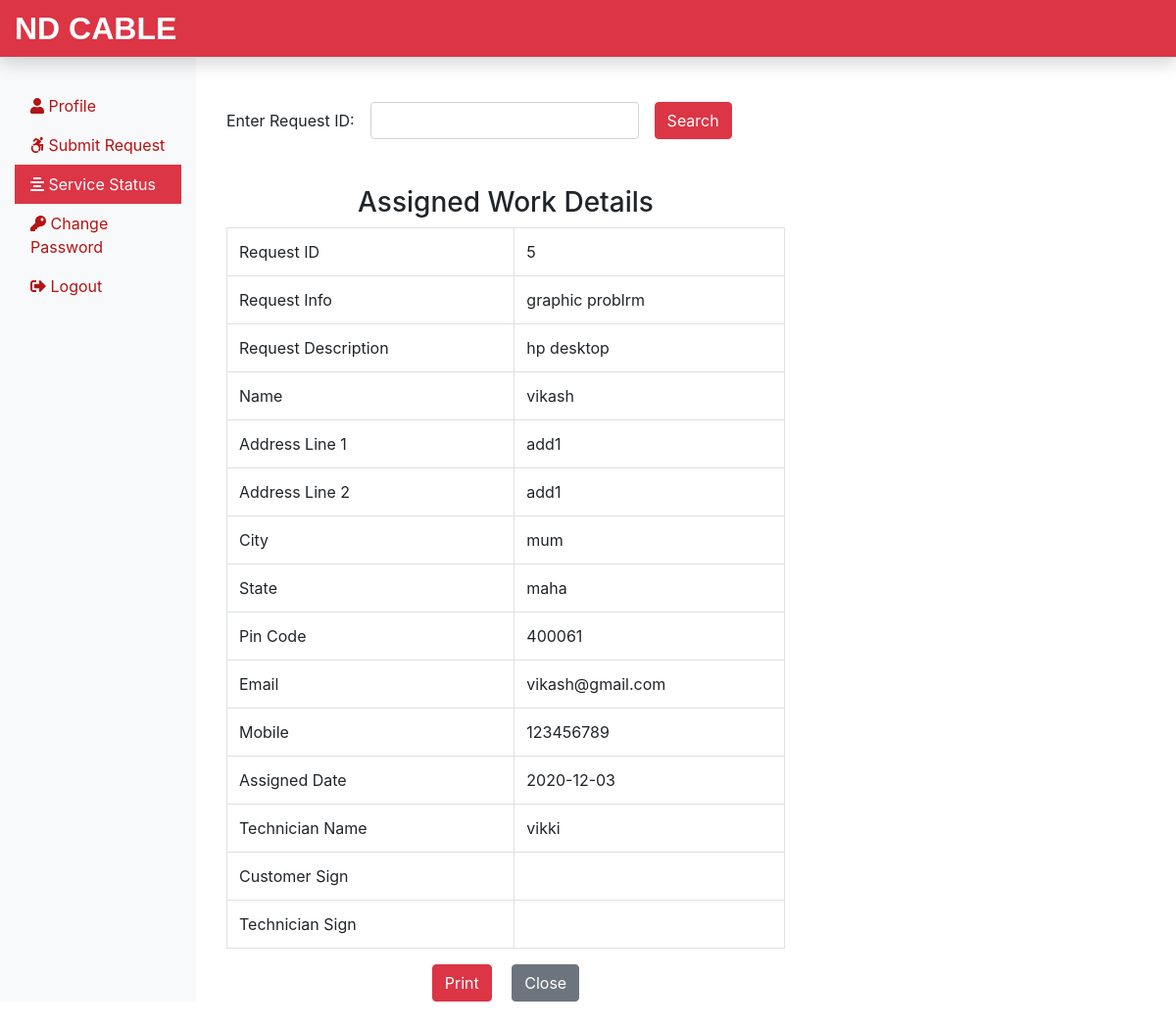
Page /Requester/CheckStatus.php?checkid=5 (signed in) on the committed database.
### tables this page shows
CREATE TABLE `assignwork` (
  `rno` int(11) NOT NULL,
  `request_id` int(11) NOT NULL,
  `request_info` text NOT NULL,
  `request_desc` text NOT NULL,
  `requester_name` varchar(60) NOT NULL,
  `requester_add1` text NOT NULL,
  `requester_add2` text NOT NULL,
  `requester_city` varchar(60) NOT NULL,
  `requester_state` varchar(60) NOT NULL,
  `requester_pin` int(11) NOT NULL,
  `requester_email` varchar(60) NOT NULL,
  `requester_mobile` bigint(20) NOT NULL,
  `assign_tech` varchar(60) NOT NULL,
  `assign_date` date NOT NULL
);

### Requester/CheckStatus.php (the view, shortened to what this page needs)
<?php
include('includes/header.php');
include('../dbConnection.php');
?>
<div class="col-sm-6 mt-5  mx-3">
  <form action="" class="mt-3 form-inline d-print-none">
    <div class="form-group mr-3">
      <label for="checkid">Enter Request ID: </label>
      <input type="text" class="form-control ml-3" id="checkid" name="checkid" onkeypress="isInputNumber(event)">
    </div>
    <button type="submit" class="btn btn-danger">Search</button>
  </form>
  <?php
  if(isset($_REQUEST['checkid'])){
    $sql = "SELECT * FROM assignwork WHERE request_id = {$_REQUEST['checkid']}";
    $result = $conn->query($sql);
    $row = $result->fetch_assoc();
    if(($row['request_id']) == $_REQUEST['checkid']){ ?>
  <h3 class="text-center mt-5">Assigned Work Details</h3>
  <table class="table table-bordered">
    <tbody>
      <tr>
        <td>Request ID</td>
        <td>
          <?php if(isset($row['request_id'])) {echo $row['request_id']; } ?>
        </td>
      </tr>
      <tr>
        <td>Request Info</td>
        <td>
          <?php if(isset($row['request_info'])) {echo $row['request_info']; } ?>
        </td>
      </tr>
      <tr>
        <td>Request Description</td>
        <td>
          <?php if(isset($row['request_desc'])) {echo $row['request_desc']; } ?>
        </td>
      </tr>
      <tr>
        <td>Name</td>
        <td>
          <?php if(isset($row['requester_name'])) {echo $row['requester_name']; } ?>
        </td>
      </tr>
      <tr>
        <td>Address Line 1</td>
        <td>
          <?php if(isset($row['requester_add1'])) {echo $row['requester_add1']; } ?>
        </td>
      </tr>
      <tr>
        <td>Address Line 2</td>
        <td>
          <?php if(isset($row['requester_add2'])) {echo $row['requester_add2']; } ?>
        </td>
      </tr>
      <tr>
        <td>City</td>
        <td>
          <?php if(isset($row['requester_city'])) {echo $row['requester_city']; } ?>
        </td>
      </tr>
      <tr>
        <td>State</td>
        <td>
          <?php if(isset($row['requester_state'])) {echo $row['requester_state']; } ?>
        </td>
      </tr>
      <tr>
        <td>Pin Code</td>
        <td>
          <?php if(isset($row['requester_pin'])) {echo $row['requester_pin']; } ?>
        </td>
      </tr>
      <tr>
        <td>Email</td>
        <td>
          <?php if(isset($row['requester_email'])) {echo $row['requester_email']; } ?>
        </td>
      </tr>
      <tr>
        <td>Mobile</td>
        <td>
          <?php if(isset($row['requester_mobile'])) {echo $row['requester_mobile']; } ?>
        </td>
      </tr>
      <tr>
        <td>Assigned Date</td>
        <td>
          <?php if(isset($row['assign_date'])) {echo $row['assign_date']; } ?>
        </td>
      </tr>
      <tr>
        <td>Technician Name</td>
        <td>
        <?php if(isset($row['assign_tech'])) {echo $row['assign_tech']; } ?>
        </td>
      </tr>
      <tr>
        <td>Customer Sign</td>
        <td></td>
      </tr>
      <tr>
        <td>Technician Sign</td>
        <td></td>
      </tr>
    </tbody>
  </table>
  <div class="text-center">
    <form class="d-print-none d-inline mr-3"><input class="btn btn-danger" type="submit" value="Print" onClick="window.print()"></form>
    <form class='d-print-none d-inline' action="CheckStatus.php"><input class='btn btn-secondary' type='submit' value='Close'></form>
  </div>
  <?php } else {
      echo '<div class="alert alert-info mt-4" role="alert">
      Your Request is Still Pending </div>';
    }
 }
 ?>
</div>
<?php
include('includes/footer.php');
?>

### rows in the picture
assignwork: request "5", request_info "graphic problrm", request_desc "hp desktop", requester_name "vikash", requester_add1 "add1", requester_add2 "add1", requester_city "mum", requester_state "maha", requester_pin "400061", requester_email "vikash@gmail.com", requester_mobile "123456789", assign_date "2020-12-03", assign_tech "vikki"
